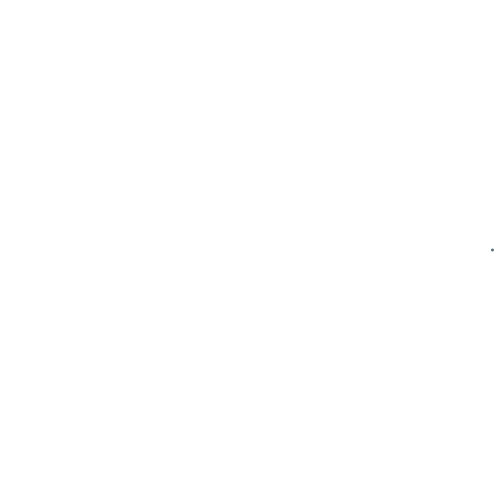
Frame 1 (no input)
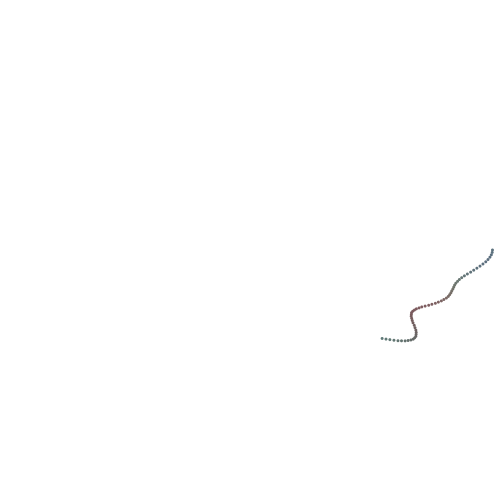
Frame 60 (the mouse pressed at the canvas centre just before this capture)
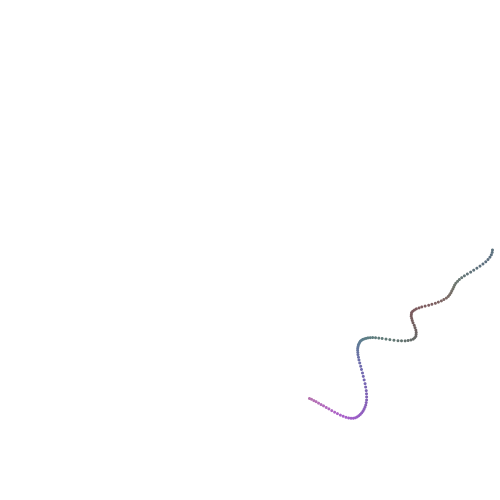
Frame 120 (the mouse held since frame 60 and released just before this capture)

The Processing sketch that drew these frames (run headless with seeded random() and noise(); from frame 60 on, the mouse is pressed at the canvas centre):

// Processing sketch: sketch_011
// ── sketch_011.pde

int [] rgb = new int[3];
float [] ctime = new float[3];

float time =0;
float theta = 0;
float increment = 0.01;

void setup() {
  size(500, 500);
  background(255);
  smooth();
  
  for (int i = 0; i < 3; i++) ctime[i] = random(0.1, 1);
}

void draw() {

  //원이 움직일 크기 r을 Perlin Noise 함수로 지정  
  float r = noise(time);  

  //r이 보다 큰 크기로 자연스레 움직이기 위한 Map 함수 지정
  float s = map(r, 0, 1, 0, 400);


  //원을 그릴 벡터 X, 벡터 Y 설정
  float x = s * cos(theta);
  float y = s * sin(theta);

  for (int i = 0; i < 3; i++) {
    rgb[i] = int(map(noise(ctime[i]), 0, 1, 0, 255));
  }
  fill(rgb[0], rgb[1], rgb[2]);
  noStroke();
  ellipse(x + width/2, y + height/2, 3, 3);
  theta += 0.01;
  time += increment;
  for (int i = 0; i < 3; i++) ctime[i] += increment;
}
